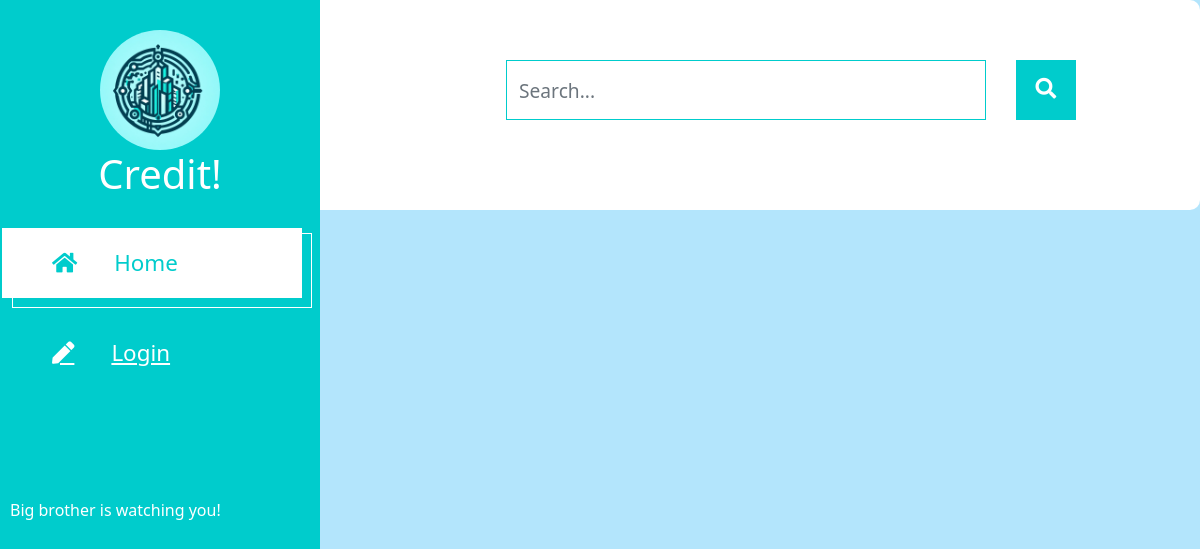
The app's page /, older data.
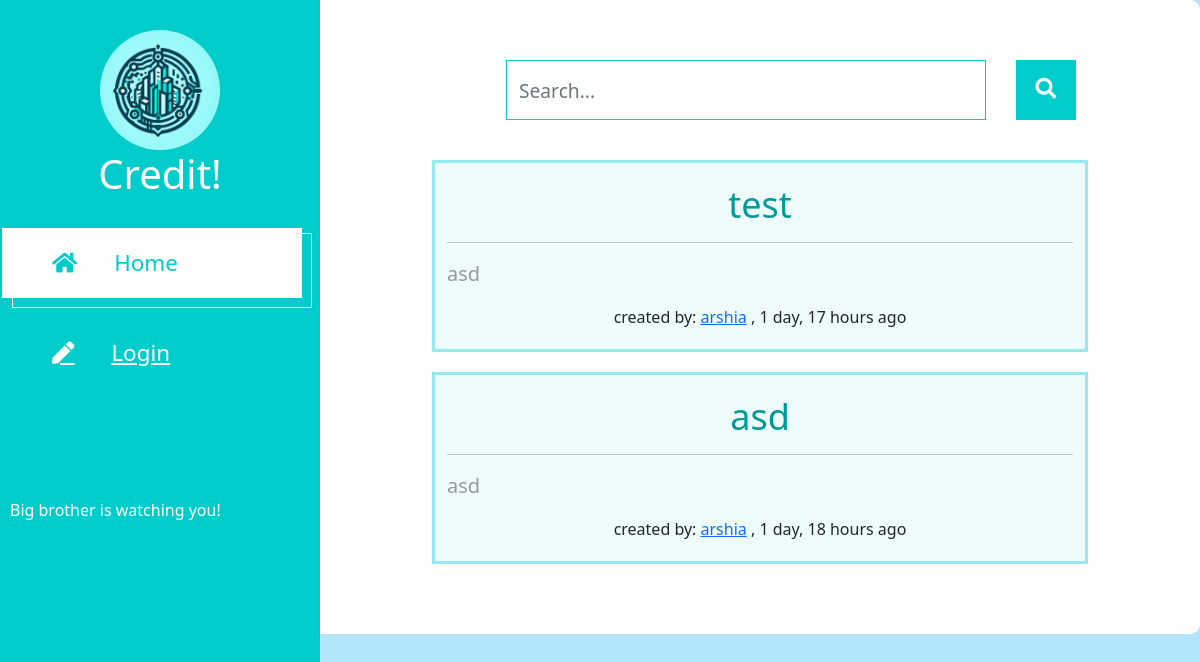
The same page, newer data.
### mainapp/models.py (models this page shows, shortened)
class post(models.Model):
    title = models.CharField(max_length=300)
    body = models.TextField()
    user = models.ForeignKey(User, on_delete=models.CASCADE)
    created = models.DateTimeField(auto_now_add=True)
    tags = models.ManyToManyField(tag, blank=True, null=True)
    class Meta:
        ordering = ['-created']

### mainapp/views.py (the view)
# urls.py: path('', view=views.home, name="home"),
def home(request):
    q = request.GET.get('q') if request.GET.get('q') != None else ''
    latest_posts = post.objects.filter(
        Q(title__icontains=q)|
        Q(user__username__icontains=q)
    )
    all_tags = tag.objects.all()
    context = {'posts': latest_posts, 'tags':all_tags}
    return render(request, 'home.html', context)

### templates/home.html (shortened to what this page needs)
	{% extends "base.html" %}
    {% load static %}
    {% block main %}
            <div class="row tm-row">
                <div class="col-12">
                    <form method="GET" class="form-inline tm-mb-40 tm-search-form">
                        <input name="q" class="form-control tm-search-input" name="query" type="text" placeholder="Search..." aria-label="Search">
                        <button class="tm-search-button" type="submit">
                            <i class="fas fa-search tm-search-icon" aria-hidden="true"></i>
                        </button>
                    </form>
                </div>
            </div>
            <div class="row tm-row">
                {% for post in posts %}
                <article style="margin-bottom: 20px;" class="col-12 tm-post my-card">
                    <a style="text-decoration: none;" href="{% url 'post' post.id %}" class="effect-lily tm-post-link">
                        <h1 class="tm-color-primary tm-post-title" style="font-size: 36px;">{{post.title}}</h1>
                    </a>
                    <hr>
                    <p class="tm-pt-10" style="font-size: 20px; text-align: left;">
                        {{post.body | truncatechars:200 }}
                    </p>
                    <div>
                        created by: <a href="{% url 'profile' post.user.username %}">{{post.user.username}}</a>
                        , {{ post.created|timesince }} ago
                    </div>
                </article>
                {% endfor %}
            </div>
    {% endblock main %}

Row changes from the older to the newer data that the page shows:
added post: title "test", body "asd", user.username "arshia", created "1 day, 17 hours"
added post: title "asd", body "asd", user.username "arshia", created "1 day, 18 hours"
